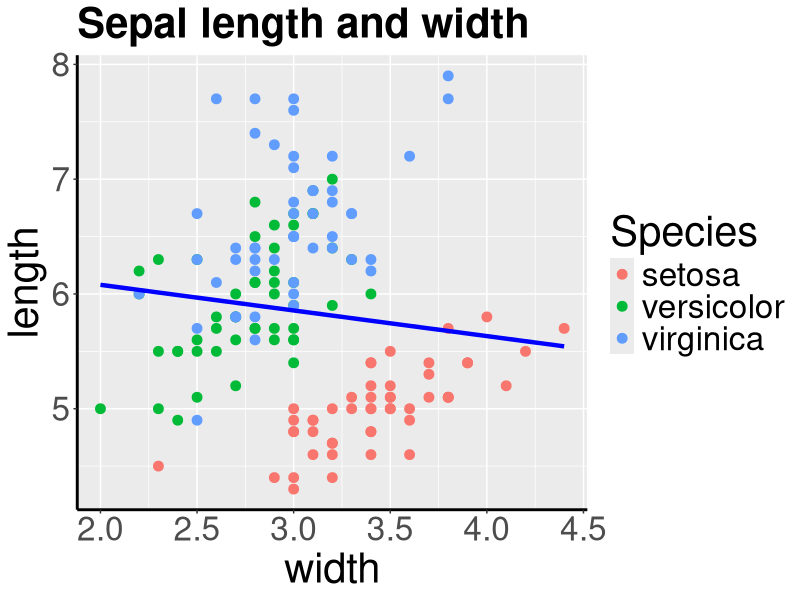
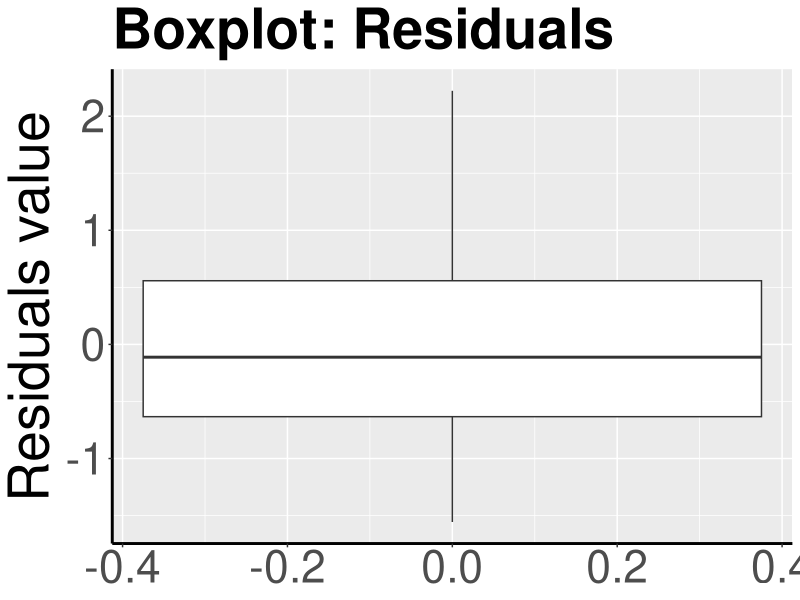
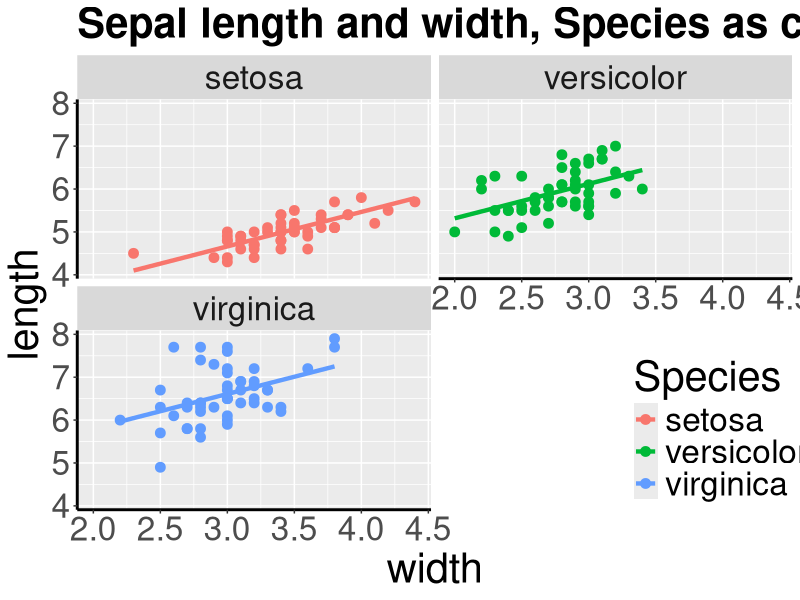
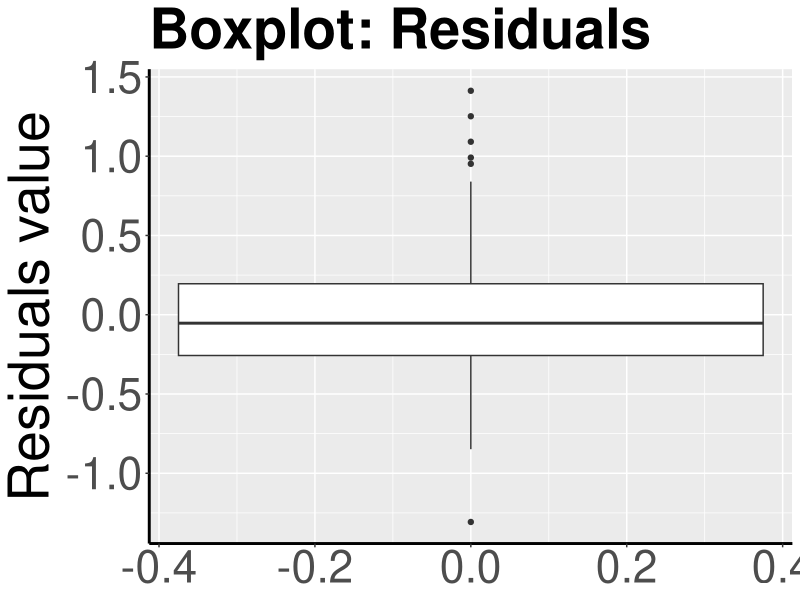

These figures' R source, in order:
# Library imports
library(tidyverse)
library(modelr)

# Folder names
data_folder <- "data"
fig_folder <- "fig"

# Dataset copy
df_iris <- iris

# First model
modelo = lm(Sepal.Length ~ Sepal.Width, data=df_iris)
df_iris_mod <- add_predictions(data=df_iris, model=modelo) %>% add_residuals(model=modelo)
# Graph
p1 <- ggplot(data=df_iris) + 
        geom_point(aes(x=Sepal.Width, y=Sepal.Length, color=Species), size=3) +
        geom_line(data=df_iris_mod, aes(x=Sepal.Width, y=pred), color='Blue', size=1.5) +
        theme(axis.line = element_line(colour = "black", size = 1), text = element_text(size = 30),
              plot.title = element_text(color="Black", size=30, face="bold")) +
        labs(x="width", y="length", title="Sepal length and width")
fig1_name <- "fig1.jpeg"
# Residual graph
p2 <- ggplot(data=modelo, aes(y = .resid)) +
        geom_boxplot() +
        labs(title='Boxplot: Residuals', y='Residuals value') +
        theme(axis.line = element_line(colour = "black", size = 1), text = element_text(size = 40),
              plot.title = element_text(color="Black", size=40, face="bold"))
fig2_name <- "fig2.jpeg"


# Second model
modelo2 = lm(Sepal.Length ~ Sepal.Width + Species, data=df_iris)
df_iris_mod2 <- add_predictions(data=df_iris, model=modelo2) %>% add_residuals(model=modelo2)
# Graph
p3 <- ggplot(data=df_iris) + 
        geom_point(aes(x=Sepal.Width, y=Sepal.Length, color=Species), size=3) +
        geom_line(data=df_iris_mod2, aes(x=Sepal.Width, y=pred, color=Species), size=1.5) +
        theme(axis.line = element_line(colour = "black", size = 1), text = element_text(size = 30),
              plot.title = element_text(color="Black", size=30, face="bold"), legend.position=c(0.9, 0.2)) +
        labs(x="width", y="length", title="Sepal length and width, Species as counfounder variable") +
        facet_wrap(~Species, nrow=2)
fig3_name <- "fig3.jpeg"
# Residual graph
p4 <- ggplot(data=modelo2, aes(y = .resid)) +
        geom_boxplot() +
        labs(title='Boxplot: Residuals', y='Residuals value') +
        theme(axis.line = element_line(colour = "black", size = 1), text = element_text(size = 40),
              plot.title = element_text(color="Black", size=40, face="bold"))
fig4_name <- "fig4.jpeg"